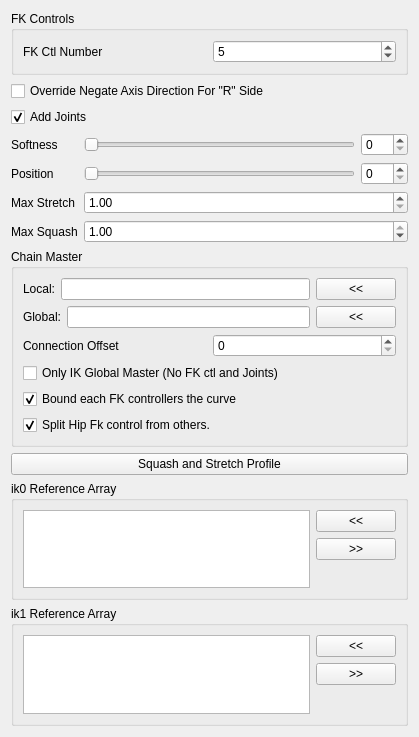
<?xml version="1.0" encoding="UTF-8"?>
<ui version="4.0">
 <class>Form</class>
 <widget class="QWidget" name="Form">
  <property name="geometry">
   <rect>
    <x>0</x>
    <y>0</y>
    <width>419</width>
    <height>737</height>
   </rect>
  </property>
  <property name="windowTitle">
   <string>Form</string>
  </property>
  <layout class="QVBoxLayout" name="verticalLayout">
   <item>
    <widget class="QGroupBox" name="groupBox_3">
     <property name="title">
      <string>FK Controls</string>
     </property>
     <layout class="QGridLayout" name="gridLayout_4">
      <item row="0" column="0">
       <layout class="QHBoxLayout" name="horizontalLayout_2">
        <item>
         <widget class="QLabel" name="ikNb_label">
          <property name="text">
           <string>FK Ctl Number</string>
          </property>
         </widget>
        </item>
        <item>
         <widget class="QSpinBox" name="ikNb_spinBox">
          <property name="minimum">
           <number>2</number>
          </property>
          <property name="maximum">
           <number>999</number>
          </property>
          <property name="value">
           <number>5</number>
          </property>
         </widget>
        </item>
       </layout>
      </item>
     </layout>
    </widget>
   </item>
   <item>
    <widget class="QCheckBox" name="overrideNegate_checkBox">
     <property name="text">
      <string notr="true">Override Negate Axis Direction For &quot;R&quot; Side</string>
     </property>
    </widget>
   </item>
   <item>
    <widget class="QCheckBox" name="addJoints_checkBox">
     <property name="text">
      <string notr="true">Add Joints</string>
     </property>
     <property name="checked">
      <bool>true</bool>
     </property>
    </widget>
   </item>
   <item>
    <layout class="QFormLayout" name="formLayout">
     <property name="fieldGrowthPolicy">
      <enum>QFormLayout::AllNonFixedFieldsGrow</enum>
     </property>
     <item row="0" column="0">
      <widget class="QLabel" name="softness_label">
       <property name="text">
        <string>Softness</string>
       </property>
      </widget>
     </item>
     <item row="0" column="1">
      <layout class="QHBoxLayout" name="horizontalLayout_3">
       <item>
        <widget class="QSlider" name="softness_slider">
         <property name="minimumSize">
          <size>
           <width>0</width>
           <height>15</height>
          </size>
         </property>
         <property name="maximum">
          <number>100</number>
         </property>
         <property name="orientation">
          <enum>Qt::Horizontal</enum>
         </property>
        </widget>
       </item>
       <item>
        <widget class="QSpinBox" name="softness_spinBox">
         <property name="maximum">
          <number>100</number>
         </property>
        </widget>
       </item>
      </layout>
     </item>
     <item row="1" column="0">
      <widget class="QLabel" name="softness_label_2">
       <property name="text">
        <string>Position</string>
       </property>
      </widget>
     </item>
     <item row="1" column="1">
      <layout class="QHBoxLayout" name="horizontalLayout_4">
       <item>
        <widget class="QSlider" name="position_slider">
         <property name="minimumSize">
          <size>
           <width>0</width>
           <height>15</height>
          </size>
         </property>
         <property name="maximum">
          <number>100</number>
         </property>
         <property name="orientation">
          <enum>Qt::Horizontal</enum>
         </property>
        </widget>
       </item>
       <item>
        <widget class="QSpinBox" name="position_spinBox">
         <property name="maximum">
          <number>100</number>
         </property>
        </widget>
       </item>
      </layout>
     </item>
     <item row="2" column="0">
      <widget class="QLabel" name="maxStretch_label">
       <property name="sizePolicy">
        <sizepolicy hsizetype="MinimumExpanding" vsizetype="MinimumExpanding">
         <horstretch>0</horstretch>
         <verstretch>0</verstretch>
        </sizepolicy>
       </property>
       <property name="text">
        <string>Max Stretch</string>
       </property>
      </widget>
     </item>
     <item row="2" column="1">
      <widget class="QDoubleSpinBox" name="maxStretch_spinBox">
       <property name="sizePolicy">
        <sizepolicy hsizetype="MinimumExpanding" vsizetype="Fixed">
         <horstretch>0</horstretch>
         <verstretch>0</verstretch>
        </sizepolicy>
       </property>
       <property name="minimum">
        <double>1.000000000000000</double>
       </property>
       <property name="singleStep">
        <double>0.100000000000000</double>
       </property>
       <property name="value">
        <double>1.000000000000000</double>
       </property>
      </widget>
     </item>
     <item row="3" column="0">
      <widget class="QLabel" name="maxSquash_label">
       <property name="sizePolicy">
        <sizepolicy hsizetype="MinimumExpanding" vsizetype="MinimumExpanding">
         <horstretch>0</horstretch>
         <verstretch>0</verstretch>
        </sizepolicy>
       </property>
       <property name="text">
        <string>Max Squash</string>
       </property>
      </widget>
     </item>
     <item row="3" column="1">
      <widget class="QDoubleSpinBox" name="maxSquash_spinBox">
       <property name="sizePolicy">
        <sizepolicy hsizetype="MinimumExpanding" vsizetype="Fixed">
         <horstretch>0</horstretch>
         <verstretch>0</verstretch>
        </sizepolicy>
       </property>
       <property name="minimum">
        <double>0.100000000000000</double>
       </property>
       <property name="maximum">
        <double>1.000000000000000</double>
       </property>
       <property name="singleStep">
        <double>0.100000000000000</double>
       </property>
       <property name="value">
        <double>1.000000000000000</double>
       </property>
      </widget>
     </item>
    </layout>
   </item>
   <item>
    <widget class="QGroupBox" name="groupBox_4">
     <property name="sizePolicy">
      <sizepolicy hsizetype="Minimum" vsizetype="Minimum">
       <horstretch>0</horstretch>
       <verstretch>0</verstretch>
      </sizepolicy>
     </property>
     <property name="title">
      <string>Chain Master</string>
     </property>
     <layout class="QGridLayout" name="gridLayout_5">
      <item row="0" column="0">
       <layout class="QHBoxLayout" name="horizontalLayout_5">
        <item>
         <widget class="QLabel" name="label">
          <property name="text">
           <string>Local:</string>
          </property>
         </widget>
        </item>
        <item>
         <widget class="QLineEdit" name="masterLocal_lineEdit"/>
        </item>
        <item>
         <widget class="QPushButton" name="masterLocal_pushButton">
          <property name="text">
           <string>&lt;&lt;</string>
          </property>
         </widget>
        </item>
       </layout>
      </item>
      <item row="1" column="0">
       <layout class="QHBoxLayout" name="horizontalLayout_6">
        <item>
         <widget class="QLabel" name="label_3">
          <property name="text">
           <string>Global:</string>
          </property>
         </widget>
        </item>
        <item>
         <widget class="QLineEdit" name="masterGlobal_lineEdit">
          <property name="toolTip">
           <string>&lt;html&gt;&lt;head/&gt;&lt;body&gt;&lt;p&gt;Global Master only connects to the IK controls&lt;/p&gt;&lt;/body&gt;&lt;/html&gt;</string>
          </property>
         </widget>
        </item>
        <item>
         <widget class="QPushButton" name="masterGlobal_pushButton">
          <property name="text">
           <string>&lt;&lt;</string>
          </property>
         </widget>
        </item>
       </layout>
      </item>
      <item row="2" column="0">
       <layout class="QHBoxLayout" name="horizontalLayout_7">
        <item>
         <widget class="QLabel" name="jntNb_label_3">
          <property name="text">
           <string>Connection Offset</string>
          </property>
         </widget>
        </item>
        <item>
         <widget class="QSpinBox" name="cnxOffset_spinBox">
          <property name="toolTip">
           <string>&lt;html&gt;&lt;head/&gt;&lt;body&gt;&lt;p&gt;Index value to offset the connection between the Master chains and the slave chain. For example if the slave chain need to start the rotation from the second segment of the master chain, the offset will be 1.&lt;/p&gt;&lt;p&gt;&lt;span style=&quot; font-weight:600;&quot;&gt;WARNING&lt;/span&gt;: If  connection is out of index, will fallback to connect to the latest section in the master&lt;/p&gt;&lt;/body&gt;&lt;/html&gt;</string>
          </property>
          <property name="minimum">
           <number>0</number>
          </property>
          <property name="maximum">
           <number>9999</number>
          </property>
          <property name="value">
           <number>0</number>
          </property>
         </widget>
        </item>
       </layout>
      </item>
      <item row="3" column="0">
       <widget class="QCheckBox" name="isGlobalMaster_checkBox">
        <property name="toolTip">
         <string>&lt;html&gt;&lt;head/&gt;&lt;body&gt;&lt;p&gt;If the component is going to be only a Global Master the FK controls are not need. Also ensure that the Joints are not created (Override Add Joints option)&lt;/p&gt;&lt;/body&gt;&lt;/html&gt;</string>
        </property>
        <property name="text">
         <string notr="true">Only IK Global Master (No FK ctl and Joints)</string>
        </property>
        <property name="checked">
         <bool>false</bool>
        </property>
       </widget>
      </item>
      <item row="4" column="0">
       <widget class="QCheckBox" name="isBoundFkToCurve_checkBox">
        <property name="toolTip">
         <string>&lt;html&gt;&lt;head/&gt;&lt;body&gt;&lt;p&gt;If checked each controller is free from its parent xform.&lt;/p&gt;&lt;/body&gt;&lt;/html&gt;</string>
        </property>
        <property name="text">
         <string notr="true">Bound each FK controllers the curve</string>
        </property>
        <property name="checked">
         <bool>true</bool>
        </property>
       </widget>
      </item>
      <item row="5" column="0">
       <widget class="QCheckBox" name="isSplitHip_checkBox">
        <property name="toolTip">
         <string>&lt;html&gt;&lt;head/&gt;&lt;body&gt;&lt;p&gt;If checked each controller is free from its parent xform.&lt;/p&gt;&lt;/body&gt;&lt;/html&gt;</string>
        </property>
        <property name="text">
         <string notr="true">Split Hip Fk control from others.</string>
        </property>
        <property name="checked">
         <bool>true</bool>
        </property>
       </widget>
      </item>
     </layout>
    </widget>
   </item>
   <item>
    <widget class="QPushButton" name="ikProfile_pushButton">
     <property name="text">
      <string>Squash and Stretch Profile</string>
     </property>
    </widget>
   </item>
   <item>
    <widget class="QGroupBox" name="ik0RefArray_groupBox">
     <property name="title">
      <string>ik0 Reference Array</string>
     </property>
     <layout class="QGridLayout" name="gridLayout_3">
      <item row="0" column="0">
       <layout class="QHBoxLayout" name="ik0RefArray_horizontalLayout">
        <item>
         <layout class="QVBoxLayout" name="ik0RefArray_verticalLayout_1">
          <item>
           <widget class="QListWidget" name="ik0RefArray_listWidget">
            <property name="dragDropOverwriteMode">
             <bool>true</bool>
            </property>
            <property name="dragDropMode">
             <enum>QAbstractItemView::InternalMove</enum>
            </property>
            <property name="defaultDropAction">
             <enum>Qt::MoveAction</enum>
            </property>
            <property name="alternatingRowColors">
             <bool>true</bool>
            </property>
            <property name="selectionMode">
             <enum>QAbstractItemView::ExtendedSelection</enum>
            </property>
            <property name="selectionRectVisible">
             <bool>false</bool>
            </property>
           </widget>
          </item>
         </layout>
        </item>
        <item>
         <layout class="QVBoxLayout" name="ik0RefArray_verticalLayout_2">
          <item>
           <widget class="QPushButton" name="ik0RefArrayAdd_pushButton">
            <property name="text">
             <string>&lt;&lt;</string>
            </property>
           </widget>
          </item>
          <item>
           <widget class="QPushButton" name="ik0RefArrayRemove_pushButton">
            <property name="text">
             <string>&gt;&gt;</string>
            </property>
           </widget>
          </item>
          <item>
           <spacer name="ik0RefArray_verticalSpacer">
            <property name="orientation">
             <enum>Qt::Vertical</enum>
            </property>
            <property name="sizeHint" stdset="0">
             <size>
              <width>20</width>
              <height>40</height>
             </size>
            </property>
           </spacer>
          </item>
         </layout>
        </item>
       </layout>
      </item>
     </layout>
    </widget>
   </item>
   <item>
    <widget class="QGroupBox" name="ik1RefArray_groupBox">
     <property name="title">
      <string>ik1 Reference Array</string>
     </property>
     <layout class="QGridLayout" name="gridLayout_3">
      <item row="0" column="0">
       <layout class="QHBoxLayout" name="ik1RefArray_horizontalLayout">
        <item>
         <layout class="QVBoxLayout" name="ik1RefArray_verticalLayout_1">
          <item>
           <widget class="QListWidget" name="ik1RefArray_listWidget">
            <property name="dragDropOverwriteMode">
             <bool>true</bool>
            </property>
            <property name="dragDropMode">
             <enum>QAbstractItemView::InternalMove</enum>
            </property>
            <property name="defaultDropAction">
             <enum>Qt::MoveAction</enum>
            </property>
            <property name="alternatingRowColors">
             <bool>true</bool>
            </property>
            <property name="selectionMode">
             <enum>QAbstractItemView::ExtendedSelection</enum>
            </property>
            <property name="selectionRectVisible">
             <bool>false</bool>
            </property>
           </widget>
          </item>
         </layout>
        </item>
        <item>
         <layout class="QVBoxLayout" name="ik1RefArray_verticalLayout_2">
          <item>
           <widget class="QPushButton" name="ik1RefArrayAdd_pushButton">
            <property name="text">
             <string>&lt;&lt;</string>
            </property>
           </widget>
          </item>
          <item>
           <widget class="QPushButton" name="ik1RefArrayRemove_pushButton">
            <property name="text">
             <string>&gt;&gt;</string>
            </property>
           </widget>
          </item>
          <item>
           <spacer name="ik1RefArray_verticalSpacer">
            <property name="orientation">
             <enum>Qt::Vertical</enum>
            </property>
            <property name="sizeHint" stdset="0">
             <size>
              <width>20</width>
              <height>40</height>
             </size>
            </property>
           </spacer>
          </item>
         </layout>
        </item>
       </layout>
      </item>
     </layout>
    </widget>
   </item>
   <item>
    <spacer name="verticalSpacer">
     <property name="orientation">
      <enum>Qt::Vertical</enum>
     </property>
     <property name="sizeHint" stdset="0">
      <size>
       <width>20</width>
       <height>40</height>
      </size>
     </property>
    </spacer>
   </item>
  </layout>
 </widget>
 <resources/>
 <connections/>
</ui>
